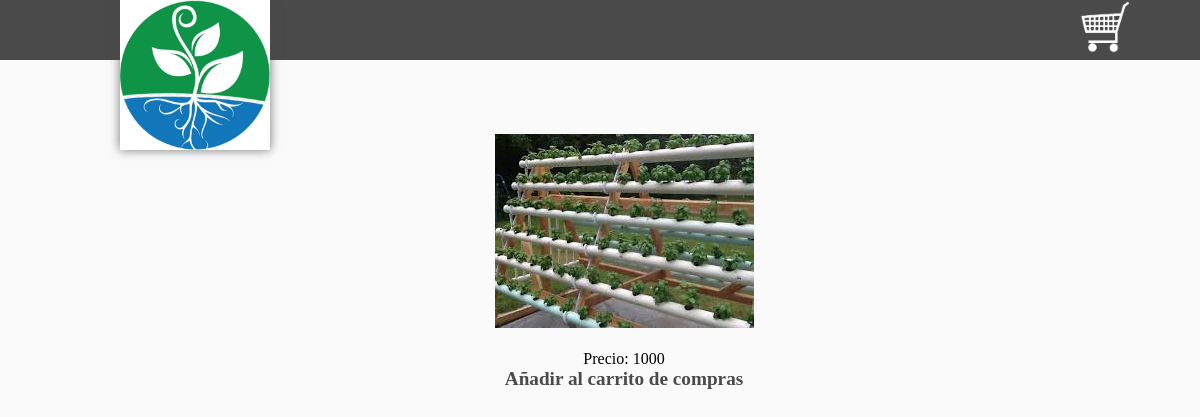
Screenshot of /admin/detallecama.php?id=1 with the database file from the repository.
### tables this page shows
CREATE TABLE `cama_hidroponica` (
  `id` int(10) NOT NULL,
  `nombre` varchar(50) NOT NULL,
  `capacidad_tanque` varchar(50) NOT NULL,
  `precio` varchar(50) NOT NULL,
  `descripcion` varchar(50) NOT NULL,
  `imagen` text NOT NULL
);

### admin/detallecama.php (the view, shortened to what this page needs)
<!DOCTYPE html>
<html lang="es">
<head>
	<link rel="stylesheet" type="text/css" href="./css/estilos.css">
</head>
<body>
	<header>
		<img src="./imagenes/hidrologo.jpg" id="logo">
		  <a href="./carritodecompracama.php" title="ver carrito de compras">
			<img src="./imagenes/carrito.png">
		</a>
	</header>
	<section>
    <?php
  	  $link=Conectarse();
  		$re=mysqli_query($link,"select * from cama_hidroponica where id=".$_GET['id'])or die(mysql_error());
  		while ($f=mysqli_fetch_array($re)) {
  		?>
  			<center>
  				<img src="./productos/<?php echo $f['imagen'];?>"><br>
  				<span><?php echo $f['modelo'];?></span><br>
  				<span>Precio: <?php echo $f['precio'];?></span><br>
  				<a href="./carritodecompracama.php?id=<?php  echo $f['id'];?>">Añadir al carrito de compras</a>
  			</center>
  	<?php
  		}
  	?>
	</section>
</body>
</html>

### admin/css/estilos.css (style rules this page uses)
html { padding: 0px; margin: 0px; }
body { background-color: #fafafa; padding: 0px; margin: 0px; }
header { width: 100%; height: 60px; background-color: #4a4a4a; color:white; }
a { color: #4a4a4a; font-weight: bolder; font-size: 1.2rem; text-decoration: none; }
header a { width: 50px; left: 90%; display: inline-block; vertical-align: top; position: fixed; z-index: 2; background-color: #4a4a4a; }
header a img { width: 100%; }
section { width: 80%; min-height: 500px; padding: 2%; margin:0 auto; margin-left: 10%; margin-top: 50px; }
#logo { width: 150px; height: 150px; display: inline-block; vertical-align: top; position:absolute; z-index: 2; left: 10%; -webkit-box-shadow: 0px 0px 10px rgba(74, 74, 74, 0.75); -moz-box-shadow: 0px 0px 10px rgba(74, 74, 74, 0.75); box-shadow: 0px 0px 10px rgba(74, 74, 74, 0.75); }

### rows the page displays
cama_hidroponica: imagen (picture), precio "1000"
